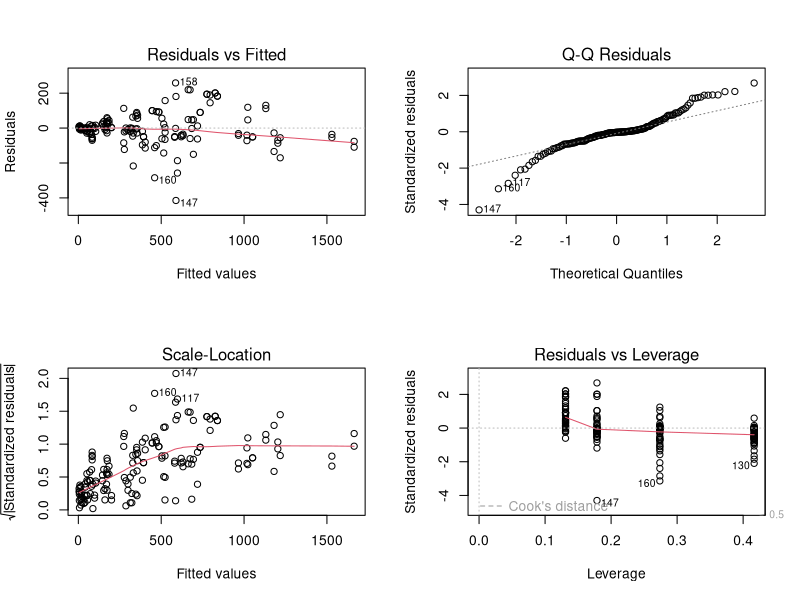

R code for this plot: (Note: this script raises an error after producing the figure.)
# test script
library(tidyverse); library(ggpubr); library(car)

# Data loading
data <- read.csv("Case1/SPR.txt", sep="")

 
data$Enzyme = as.factor(data$Enzyme)
data$DetStock = as.factor(data$DetStock)
data$CaStock = as.factor(data$CaStock)
#data$sqrtResponse = sqrt(data$Response)
str(data)

# Achieving near-normality
#data = data[-147,] # remove outlier
#normal_plot("EnzymeConc")
par(mfrow=c(1,1))

# make max model
lm1 = lm(Response ~ EnzymeConc*Enzyme*DetStock*CaStock, data)
summary(lm1)

par(mfrow=c(2,2))
plot(lm1)

shapiro.test(lm1$residuals)# residue not normally distributed
# plots also not good, need box cox


#box cox transform y and x
bc1 = boxCox(lm1, lambda = seq(0,1,0.05))
bc1$x[ which.max(bc1$y) ]
# lamada = 4545455, near 0.5 so squre root

data$new_response <- sqrt(data$Response)


data$EnzymeConc[data$EnzymeConc==0.0] <- data$EnzymeConc[data$EnzymeConc==0.0]+0.000001

#data2 = data[c(4,5,6,7,8)]

# get lambda 0.59792 close to 0.5 so sqrt
boxTidwell(new_response ~ EnzymeConc, ~ Enzyme + DetStock + CaStock, data = data)

# transform x
data$new_EnzymeConc <- sqrt(data$EnzymeConc)


# after transform there is a minus value appears in new_response(-1.413877)
# but y still not normal? so assumpt its normal dist? next
shapiro.test(data$new_response)

# transform x(concentration) here? why transfer x?

plot(sqrt(data$EnzymeConc) ~ data$new_response,col="green")



# try make max model again
lm2 = lm(new_response ~ new_EnzymeConc*Enzyme*DetStock*CaStock+Cycle, data)
summary(lm2)
step(lm2)
lm2.1 = lm(formula = new_response ~ new_EnzymeConc + Enzyme + DetStock + 
             CaStock + new_EnzymeConc:Enzyme + new_EnzymeConc:DetStock + 
             Enzyme:DetStock + new_EnzymeConc:CaStock + DetStock:CaStock + 
             new_EnzymeConc:DetStock:CaStock, data = data)
summary(lm2.1)
Anova(lm2.1)
drop1(lm2.1,test = 'F')

# continue drop
lm2.2 = update(lm2.1, ~. -new_EnzymeConc:DetStock:CaStock)
summary(lm2.2)
Anova(lm2.2)

drop1(lm2.2,test = 'F')

# drop again
lm2.3 = update(lm2.2, ~. -new_EnzymeConc:DetStock-DetStock:CaStock)
summary(lm2.3)
Anova(lm2.3)
drop1(lm2.3,test = 'F')

par(mfrow=c(2,2))
plot(lm2.3)

# remove outlier? 160,147
data_remove2 = data[-c(147,160),] # remove outlier

lm4 = lm(new_response ~ new_EnzymeConc*Enzyme*DetStock*CaStock, data_remove2)
summary(lm4)
step(lm4)
lm4.1 = lm(formula = new_response ~ new_EnzymeConc + Enzyme + DetStock + 
             CaStock + new_EnzymeConc:Enzyme + new_EnzymeConc:DetStock + 
             Enzyme:DetStock + new_EnzymeConc:CaStock + Enzyme:CaStock + 
             DetStock:CaStock + new_EnzymeConc:Enzyme:CaStock + new_EnzymeConc:DetStock:CaStock, 
           data = data_remove2)
drop1(lm4.1,test = 'F')

lm4.2 = update(lm4.1, ~. -new_EnzymeConc:Enzyme:CaStock-new_EnzymeConc:DetStock:CaStock)
drop1(lm4.2,test = 'F')
Anova(lm4.2)

lm4.3 = update(lm4.2, ~. -new_EnzymeConc:DetStock)
drop1(lm4.3,test = 'F')
Anova(lm4.3)

lm4.4 = update(lm4.3, ~. -DetStock:CaStock)
drop1(lm4.4,test = 'F')
Anova(lm4.4)

lm4.5 = update(lm4.4, ~. -Enzyme:CaStock)
drop1(lm4.5,test = 'F')
Anova(lm4.5)


shapiro.test(lm4.5$residuals)

bc = boxCox(lm4.5, lambda = seq(0,2,0.05))
lambda= bc$x[ which.max(bc$y)]

par(mfrow=c(2,2))
plot(lm4.4)

